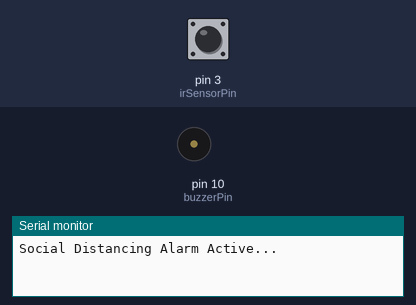
This sketch was run on a simulated Arduino Uno, built with avr-gcc and run on an emulated ATmega328P. On the bench: buzzer (waves = sounding), the last lines printed to the serial monitor. Inputs (shaded band) come from the test bench; at power-on: pin 3 (irSensorPin) HIGH.

Above: at 1.2 s.
1.3 s: pin 3 (irSensorPin) driven LOW
At 1.9 s:
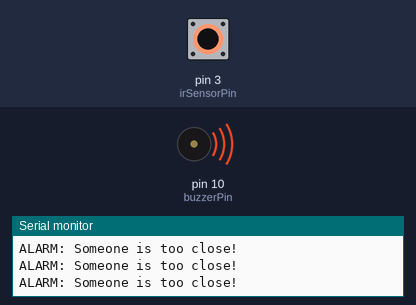
2.8 s: pin 3 (irSensorPin) driven HIGH
At 3.3 s:
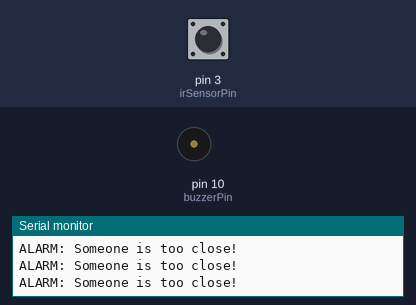
4.3 s: pin 3 (irSensorPin) driven LOW
At 5.7 s:
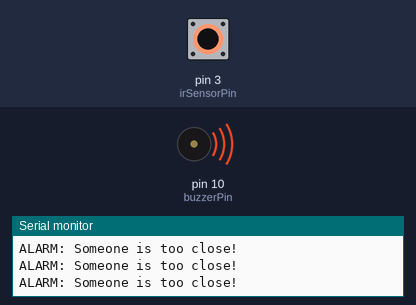
7.3 s: pin 3 (irSensorPin) pulsed HIGH 2 times (0.12 s each, 0.3 s apart)
At 7.52 s:
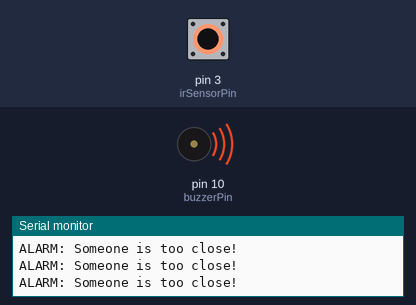
Timing chart, 0 to 10.3 s (numbered marks = the images above; inputs shaded):
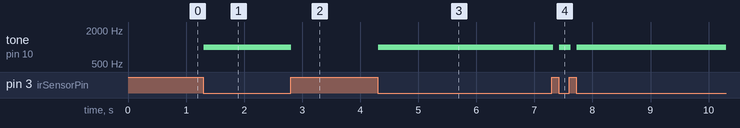

Measured:
- after the input at 1.3 s, tone on pin 10 (buzzerPin): silent → 1000 Hz at once
- after the input at 2.8 s, tone on pin 10 (buzzerPin): 1000 Hz → silent at once
- after the input at 4.3 s, tone on pin 10 (buzzerPin): silent → 1000 Hz at once
- after the input at 7.3 s, tone on pin 10 (buzzerPin): alternates 1000 Hz for 0.20 s and silent for 0.10 s, 4 changes in all, then stays 1000 Hz, starting at once

The sketch:

IR_Sensor.ino
```cpp
const int irSensorPin = 3;  // IR Sensor OUT connected to D3
const int buzzerPin = 10;   // Buzzer (+) connected to D10

void setup() {
  pinMode(irSensorPin, INPUT);
  pinMode(buzzerPin, OUTPUT);

  Serial.begin(9600);
  Serial.println("Social Distancing Alarm Active...");
}

void loop() {
  // Read the IR sensor state
  int isTooClose = digitalRead(irSensorPin);

  // In IR modules: LOW means 'Object Detected'
  if (isTooClose == LOW) {
    Serial.println("ALARM: Someone is too close!");

    // Sound a continuous 1000Hz tone
    tone(buzzerPin, 1000);
  }
  else {
    // Stop the sound when the person moves away
    noTone(buzzerPin);
  }

  delay(50); // Small delay for stability
}
```
